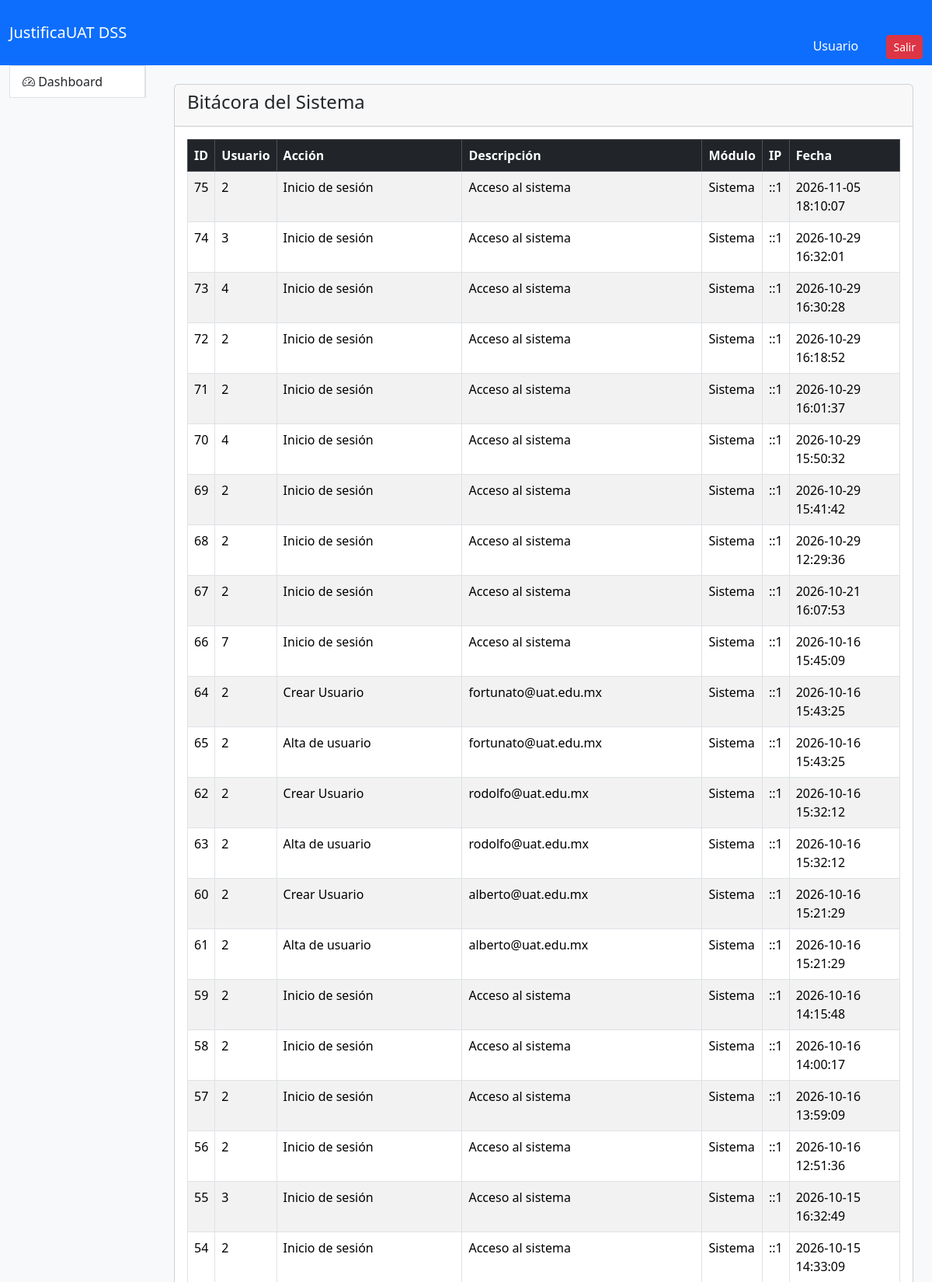
Screenshot of /public/index.php?page=bitacora (upper part) with the database file from the repository.
### tables this page shows
CREATE TABLE `bitacora` (
  `id` int(11) NOT NULL AUTO_INCREMENT,
  `usuario_id` int(11) DEFAULT NULL,
  `accion` varchar(255) DEFAULT NULL,
  `descripcion` text DEFAULT NULL,
  `ip` varchar(100) DEFAULT NULL,
  `modulo` varchar(100) DEFAULT NULL,
  `fecha` timestamp NOT NULL DEFAULT current_timestamp(),
  PRIMARY KEY (`id`),
  KEY `fk_bitacora_usuario` (`usuario_id`),
  CONSTRAINT `fk_bitacora_usuario` FOREIGN KEY (`usuario_id`) REFERENCES `usuarios` (`id`)
);

### app/Controllers/BitacoraController.php (called while the page is built)
<?php
require_once __DIR__ . '/../Models/Bitacora.php';
class BitacoraController
{
    public function index()
    {
        $bitacoras = Bitacora::obtenerTodas();
        require_once __DIR__ .
        '/../Views/bitacora/index.php';
    }
}

### app/Models/Bitacora.php (called while the page is built, shortened)
<?php
class Bitacora
{
public static function obtenerTodas()
{
    $db = Database::connect();
    $sql = "SELECT *
        FROM bitacora
        ORDER BY fecha DESC";
    return $db->query($sql) ->fetchAll(PDO::FETCH_ASSOC);
}
}
?>

### app/Views/bitacora/index.php (the view)
<?php include '../app/Views/layouts/header.php'; ?>
<?php include '../app/Views/layouts/navbar.php'; ?>
<div class="container-fluid">
    <div class="row">
        <div class="col-md-2">
        <?php include '../app/Views/layouts/sidebar.php'; ?>
        </div>
        <div class="col-md-10 p-4">
            <div class="card">
                <div class="card-header">
                    <h4>Bitácora del Sistema</h4>
                </div>
                <div class="card-body">
                    <table class="table table-striped table-bordered">
                        <thead class="table-dark">
                            <tr>
                                <th>ID</th>
                                <th>Usuario</th>
                                <th>Acción</th>
                                <th>Descripción</th>
                                <th>Módulo</th>
                                <th>IP</th>
                                <th>Fecha</th>
                            </tr>
                        </thead>
                        <tbody>
                            <?php foreach($bitacoras as $b): ?>
                            <tr>
                                <td><?= $b['id']; ?></td>
                                <td><?= $b['usuario_id']; ?></td>
                                <td><?= $b['accion']; ?></td>
                                <td><?= $b['descripcion']; ?></td>
                                <td><?= $b['modulo']; ?></td>
                                <td><?= $b['ip']; ?></td>
                                <td><?= $b['fecha']; ?></td>
                            </tr>
                            <?php endforeach; ?>
                        </tbody>
                    </table>
                </div>
            </div>
        </div>
    </div>
</div>
<?php include '../app/Views/layouts/footer.php'; ?>

### public/assets/css/style.css (style rules this page uses)
body { background:#f8f9fa; }

### rows the page displays
bitacora: id "75", usuario "2", accion "Inicio de sesión", descripcion "Acceso al sistema", modulo "Sistema", ip "::1", fecha "2026-11-05 18:10:07"
bitacora: id "74", usuario "3", accion "Inicio de sesión", descripcion "Acceso al sistema", modulo "Sistema", ip "::1", fecha "2026-10-29 16:32:01"
bitacora: id "73", usuario "4", accion "Inicio de sesión", descripcion "Acceso al sistema", modulo "Sistema", ip "::1", fecha "2026-10-29 16:30:28"
bitacora: id "72", usuario "2", accion "Inicio de sesión", descripcion "Acceso al sistema", modulo "Sistema", ip "::1", fecha "2026-10-29 16:18:52"
bitacora: id "71", usuario "2", accion "Inicio de sesión", descripcion "Acceso al sistema", modulo "Sistema", ip "::1", fecha "2026-10-29 16:01:37"
bitacora: id "70", usuario "4", accion "Inicio de sesión", descripcion "Acceso al sistema", modulo "Sistema", ip "::1", fecha "2026-10-29 15:50:32"
bitacora: id "69", usuario "2", accion "Inicio de sesión", descripcion "Acceso al sistema", modulo "Sistema", ip "::1", fecha "2026-10-29 15:41:42"
bitacora: id "68", usuario "2", accion "Inicio de sesión", descripcion "Acceso al sistema", modulo "Sistema", ip "::1", fecha "2026-10-29 12:29:36"
bitacora: id "67", usuario "2", accion "Inicio de sesión", descripcion "Acceso al sistema", modulo "Sistema", ip "::1", fecha "2026-10-21 16:07:53"
bitacora: id "66", usuario "7", accion "Inicio de sesión", descripcion "Acceso al sistema", modulo "Sistema", ip "::1", fecha "2026-10-16 15:45:09"
bitacora: id "64", usuario "2", accion "Crear Usuario", descripcion "fortunato@uat.edu.mx", modulo "Sistema", ip "::1", fecha "2026-10-16 15:43:25"
bitacora: id "65", usuario "2", accion "Alta de usuario", descripcion "fortunato@uat.edu.mx", modulo "Sistema", ip "::1", fecha "2026-10-16 15:43:25"
bitacora: id "62", usuario "2", accion "Crear Usuario", descripcion "rodolfo@uat.edu.mx", modulo "Sistema", ip "::1", fecha "2026-10-16 15:32:12"
bitacora: id "63", usuario "2", accion "Alta de usuario", descripcion "rodolfo@uat.edu.mx", modulo "Sistema", ip "::1", fecha "2026-10-16 15:32:12"
bitacora: id "60", usuario "2", accion "Crear Usuario", descripcion "alberto@uat.edu.mx", modulo "Sistema", ip "::1", fecha "2026-10-16 15:21:29"
bitacora: id "61", usuario "2", accion "Alta de usuario", descripcion "alberto@uat.edu.mx", modulo "Sistema", ip "::1", fecha "2026-10-16 15:21:29"
bitacora: id "59", usuario "2", accion "Inicio de sesión", descripcion "Acceso al sistema", modulo "Sistema", ip "::1", fecha "2026-10-16 14:15:48"
bitacora: id "58", usuario "2", accion "Inicio de sesión", descripcion "Acceso al sistema", modulo "Sistema", ip "::1", fecha "2026-10-16 14:00:17"
bitacora: id "57", usuario "2", accion "Inicio de sesión", descripcion "Acceso al sistema", modulo "Sistema", ip "::1", fecha "2026-10-16 13:59:09"
bitacora: id "56", usuario "2", accion "Inicio de sesión", descripcion "Acceso al sistema", modulo "Sistema", ip "::1", fecha "2026-10-16 12:51:36"
bitacora: id "55", usuario "3", accion "Inicio de sesión", descripcion "Acceso al sistema", modulo "Sistema", ip "::1", fecha "2026-10-15 16:32:49"
bitacora: id "54", usuario "2", accion "Inicio de sesión", descripcion "Acceso al sistema", modulo "Sistema", ip "::1", fecha "2026-10-15 14:33:09"

### other values shown
$_SESSION['nombre'] "Usuario"
